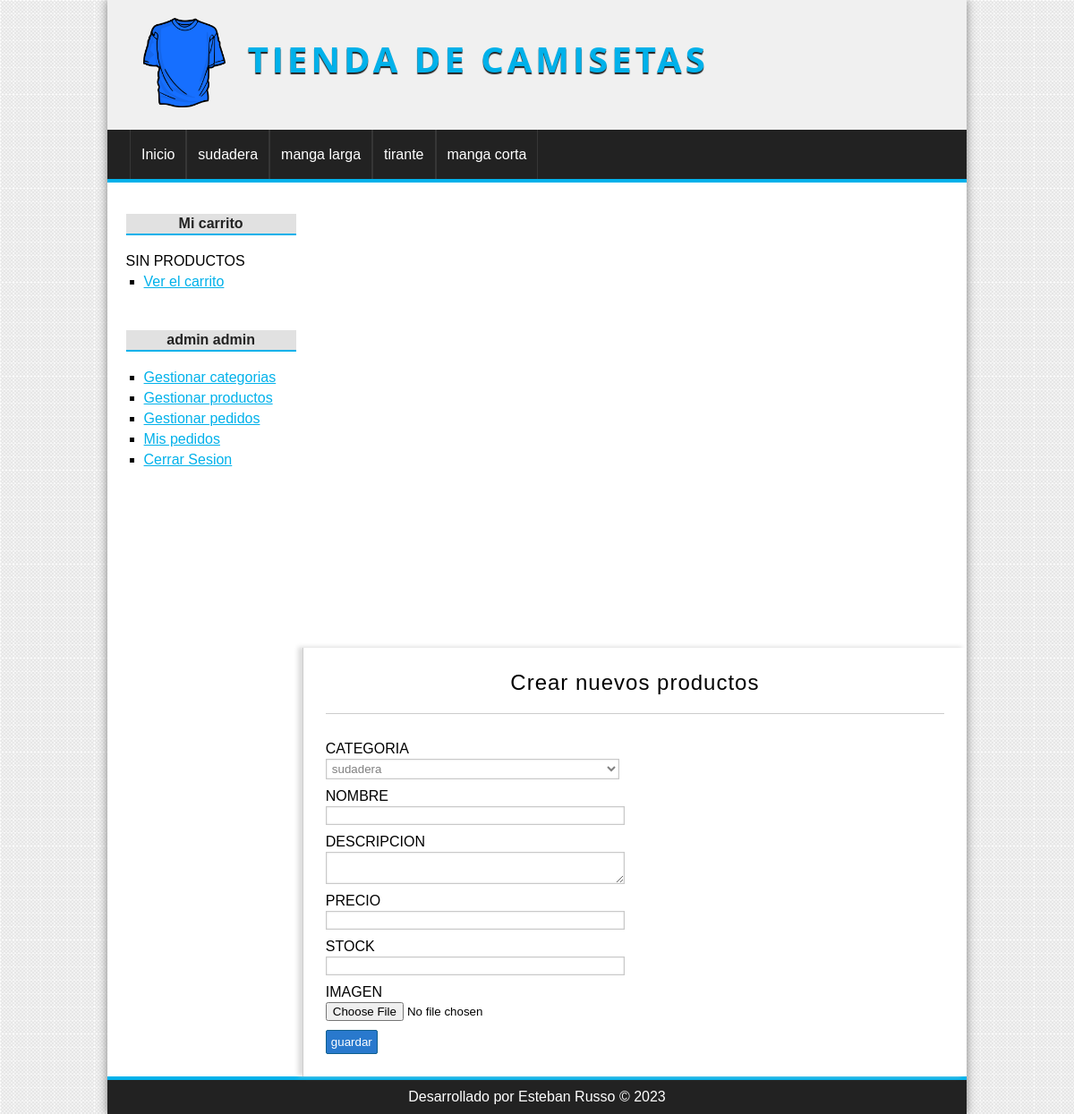
The page /producto/crearProduct (signed in) on the database its author committed.
### tables this page shows
CREATE TABLE categorias (
id INT (255) AUTO_INCREMENT NOT NULL,
nombre VARCHAR (100) NOT NULL,
CONSTRAINT pk_categorias PRIMARY KEY(id)
);

### config/db.php (called while the page is built)
<?php
class database{
    public static function connect(){
        $db= new mysqli('localhost','root','','tienda_master');
        $db->query("SET NAMES 'utf8'");
        return $db;
    }
}

### models/categorias.php (called while the page is built, shortened)
<?php
class Categorias
{
    private $db;
    public function __construct()
    {
        $this->db = database::connect();
    }
    public function getAll()
    {
        $categorias = $this->db->query("SELECT*FROM categorias ORDER BY id DESC");
        return $categorias;
    }
}

### controllers/productoController.php (called while the page is built, shortened)
<?php
class productoController
{
    public function crearProduct()
    {
        require_once 'views/productos/crearProduct.php';
    }
}

### views/productos/crearProduct.php (the view, shortened to what this page needs)
<?php if (isset($edit) && isset($pro) && is_object($pro)) : ?>
    <h1>Editar productos <?= $pro->nombre ?></h1>
    <?php $url_action = BASE_URL . "producto//saveProduct&id=" . $pro->id ?>
<?php else : ?>
    <h1>Crear nuevos productos</h1>
    <?php $url_action = BASE_URL . "producto/saveProduct" ?>
<?php endif; ?>
<div class="form-container">
    <form action="<?= $url_action ?>" method="POST" enctype="multipart/form-data">
        <label for="categoria">CATEGORIA</label>
        <?php $categorias = utils::showCategorias(); ?>
        <select name="categoria">
            <?php while ($cat = $categorias->fetch_object()) : ?>
                <option value="<?= $cat->id ?>" <?= isset($pro) && is_object($pro) && $cat->id == $pro->categoria_id ? 'selected' : ''; ?>>
                    <?= $cat->nombre ?>
                </option>
            <?php endwhile; ?>
        </select>
        <label for="nombre">NOMBRE</label>
        <input type="text" name="nombre" value="<?= isset($pro) && is_object($pro) ? $pro->nombre : ''; ?>">
        <label for="descripcion">DESCRIPCION</label>
        <textarea name="descripcion"><?= isset($pro) && is_object($pro) ? $pro->descripcion : ''; ?></textarea>
        <label for="precio">PRECIO</label>
        <input type="text" name="precio" value="<?= isset($pro) && is_object($pro) ? $pro->precio : ''; ?>">
        <label for="stock">STOCK</label>
        <input type="text" name="stock" value="<?= isset($pro) && is_object($pro) ? $pro->stock : ''; ?>">
        <label for="imagen">IMAGEN</label>
        <input type="file" name="imagen">
        <input type="submit" value="guardar">
    </form>
</div>

### views/layout/header.php (shortened to what this page needs)
<!DOCTYPE html>
<html lang="es">
<head>
    <link rel="stylesheet" href="<?php echo BASE_URL ?>assets/css/style.css">
</head>
<body>
    <div id="container">
        <header id="header">
            <div id="logo">
                <img src="<?php echo BASE_URL ?>assets/img/camiseta.png" alt="camiseta logo">
                <a href="<?=BASE_URL?>">
                    Tienda de camisetas
                </a>
            </div>
        </header>
        <?php  $categorias = utils::showCategorias(); ?>
        <nav id="menu">
            <ul>
                <li>
                    <a href="<?=BASE_URL?>">Inicio</a>
                </li>
                <?php while ($cat = $categorias->fetch_object()) : ?>
                    <li>
                        <a href="<?=BASE_URL?>categoria/verCategorias&id=<?=$cat->id?>"><?php echo $cat->nombre; ?></a>
                    </li>
                <?php endwhile; ?>
            </ul>
        </nav>
        <div id="content">

### assets/css/style.css (style rules this page uses)
* { padding: 0px; margin: 0px; font-family: sans-serif, Arial, Helvetica, sans-serif; }
body { background: url(../img/bg.png); }
a { color: #01b1ea; }
#container { width: 80%; margin: 0px auto; box-shadow: 0px 0px 10px grey; background: white; }
#header { height: 145px; background: #f0f0f0; }
#logo { float: left; padding: 20px; margin-left: 20px; }
#logo img { float: left; height: 100px; }
#logo a { float: left; font-size: 40px; letter-spacing: 4px; font-family: "Open Sans", Arial, Helvetica, sans-serif; text-transform: uppercase; color: #01b1ea; font-weight: bold; text-decoration: none; margin-top: 18px; margin-left: 25px; text-shadow: 0px 2px 1px #222222; transition: all 300ms; }
#menu { clear: both; background: #222; color: white; height: 55px; border-bottom: 4px solid #01b1ea; }
#menu ul { list-style: none; text-decoration: none; margin: 0px auto; margin-left: 25px; }
#menu ul li { line-height: 55px; float: left; border-right: 1px solid #363636; }
#menu a { display: block; color: white; text-decoration: none; padding-left: 12px; padding-right: 12px; transition: all 1000ms; }
#menu a:first-child { border-left: 1px solid #363636; }
#content { margin: 0px auto; overflow: hidden; background: white; }
.form-container { width: 50%; }
label, input[type="text"], input[type="password"], input[type="email"], input[type="number"], select, textarea { display: block; width: 95%; margin-top: 2px; margin-bottom: 2px; }
input[type="text"], input[type="password"], input[type="email"], input[type="number"], select, textarea { border: 1px solid #c9c9c9; box-shadow: 0px 0px 2px #ccc inset; background: white; padding: 2px; color: gray; transition: all 300ms; }
input[type="button"], input[type="submit"], button { display: block; border-radius: 2px; width: auto; padding: 5px; padding-left: 5px; padding-right: 5px; color: white; background: #2979cd; border: 1px solid #11608e; cursor: pointer; }
label, input[type="button"], input[type="submit"], button, .button { margin-top: 10px; display: block; }
#central h1 { font-size: 24px; font-weight: normal; letter-spacing: 1px; text-align: center; border-bottom: 1px solid #ccc; margin-bottom: 30px; padding: 20px; padding-top: 0px; }

### rows shown on the page
categorias: nombre "sudadera"
categorias: nombre "manga larga"
categorias: nombre "tirante"
categorias: nombre "manga corta"

### other values the page prints
$notice = "SIN PRODUCTOS" "SIN PRODUCTOS"
$_SESSION['identity']->nombre "admin"
$_SESSION['identity']->apellido "admin"
form field categoria "sudadera"
